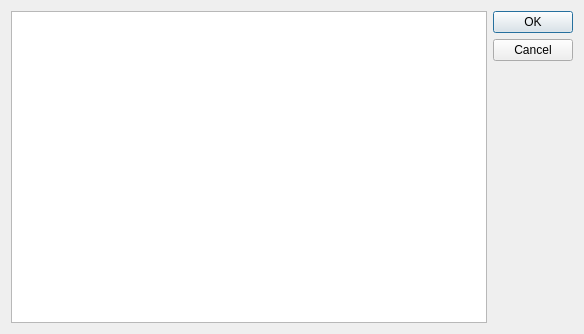
<?xml version="1.0" encoding="UTF-8"?>
<ui version="4.0">
 <class>EncyclopediaDialog</class>
 <widget class="QDialog" name="EncyclopediaDialog">
  <property name="geometry">
   <rect>
    <x>0</x>
    <y>0</y>
    <width>584</width>
    <height>334</height>
   </rect>
  </property>
  <property name="windowTitle">
   <string>EncyclopediaDialog</string>
  </property>
  <layout class="QHBoxLayout" name="horizontalLayout">
   <item>
    <widget class="QTextEdit" name="textEdit">
     <property name="readOnly">
      <bool>true</bool>
     </property>
    </widget>
   </item>
   <item>
    <widget class="QDialogButtonBox" name="buttonBox">
     <property name="orientation">
      <enum>Qt::Vertical</enum>
     </property>
     <property name="standardButtons">
      <set>QDialogButtonBox::Cancel|QDialogButtonBox::Ok</set>
     </property>
    </widget>
   </item>
  </layout>
 </widget>
 <resources/>
 <connections>
  <connection>
   <sender>buttonBox</sender>
   <signal>accepted()</signal>
   <receiver>EncyclopediaDialog</receiver>
   <slot>accept()</slot>
   <hints>
    <hint type="sourcelabel">
     <x>248</x>
     <y>254</y>
    </hint>
    <hint type="destinationlabel">
     <x>157</x>
     <y>274</y>
    </hint>
   </hints>
  </connection>
  <connection>
   <sender>buttonBox</sender>
   <signal>rejected()</signal>
   <receiver>EncyclopediaDialog</receiver>
   <slot>reject()</slot>
   <hints>
    <hint type="sourcelabel">
     <x>316</x>
     <y>260</y>
    </hint>
    <hint type="destinationlabel">
     <x>286</x>
     <y>274</y>
    </hint>
   </hints>
  </connection>
 </connections>
</ui>
